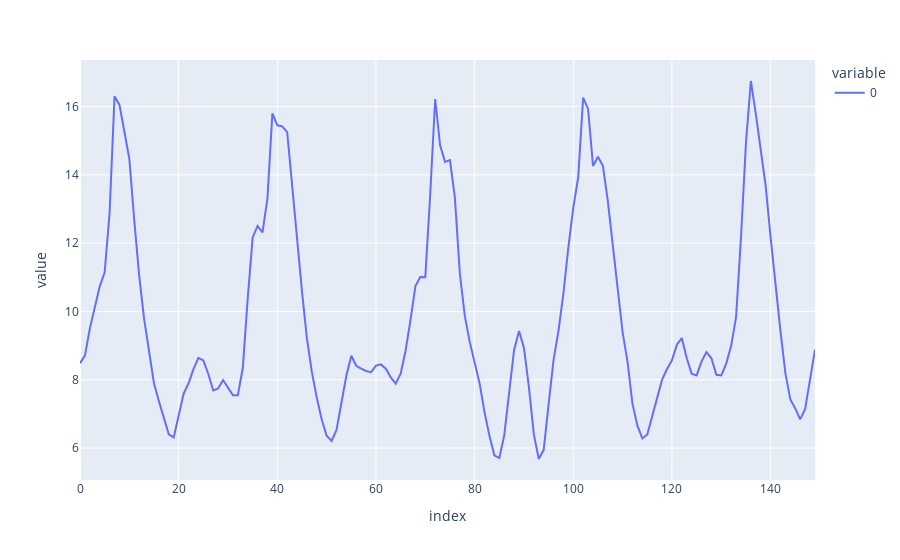

The notebook cell saved with this chart:
### Code cell
x = sig[500:650]
px.line(x)

### Figure 1 — Plotly figure (JSON) as saved in the notebook; plotly's stock layout.template omitted (floating-point values rounded to 4 significant figures; data arrays with more than 128 entries replaced by an {"elided": "..."} marker saying what was removed)
{"data": [{"hovertemplate": "variable=0<br>index=%{x}<br>value=%{y}<extra></extra>", "legendgroup": "0", "line": {"color": "#636efa", "dash": "solid"}, "marker": {"symbol": "circle"}, "mode": "lines", "name": "0", "orientation": "v", "showlegend": true, "type": "scatter", "x": {"elided": "150 int values"}, "xaxis": "x", "y": {"elided": "150 float values"}, "yaxis": "y"}], "layout": {"legend": {"title": {"text": "variable"}, "tracegroupgap": 0}, "margin": {"t": 60}, "xaxis": {"anchor": "y", "domain": [0, 1], "title": {"text": "index"}}, "yaxis": {"anchor": "x", "domain": [0, 1], "title": {"text": "value"}}}}
